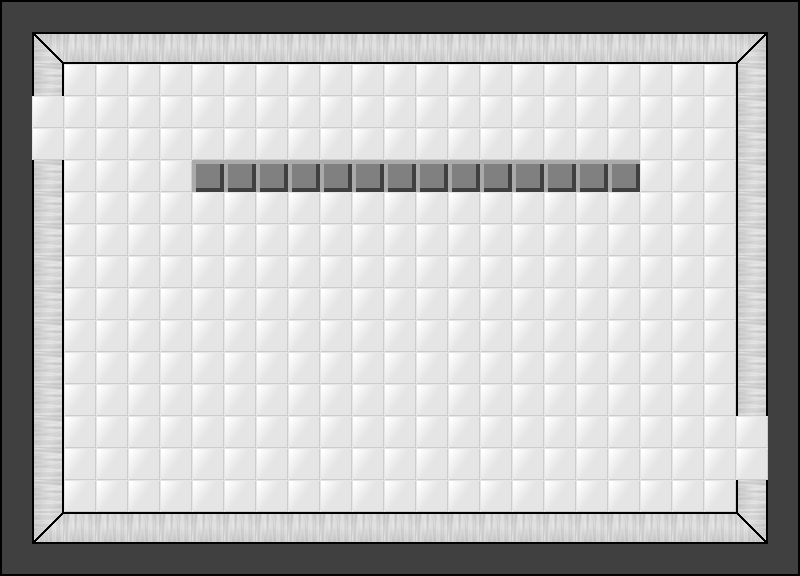

Below is a game level as drawn by its tile map, then a one-line description and the .tmx that defines it (tile-layer data replaced by summaries):
An orthogonal 25x18 tile map with 32x32 px tiles, 2 tile layers (Tile Layer 2, Tile Layer 1) and 155 objects (71x pit, 63x conveyor, 12x hiddenpit, 5x blade, 2x door, ...).

<map version="1.0" orientation="orthogonal" width="25" height="18" tilewidth="32" tileheight="32">
 <tileset firstgid="1" name="room_tileset" tilewidth="32" tileheight="32">
  <image source="../graphics/room_tileset.png" width="192" height="256" />
 </tileset>
 <layer name="Tile Layer 2" width="25" height="18">
  <data>[450 cells, 450 non-empty, 1 distinct tile ids]</data>
 </layer>
 <layer name="Tile Layer 1" width="25" height="18">
  <data>[450 cells, 166 non-empty, 15 distinct tile ids]</data>
 </layer>
 <objectgroup name="Object Layer 1" width="25" height="18">
  <object x="736" y="384" height="64" />
  <object type="door" x="32" y="96" width="32" height="64" />
  <object type="door" x="736" y="416" width="32" height="64" />
  <object type="blade" x="672" y="64" width="32" height="32" />
  <object type="pit" x="704" y="128" width="32" height="32" />
  <object type="pit" x="704" y="160" width="32" height="32" />
  <object type="pit" x="704" y="192" width="32" height="32" />
  <object type="pit" x="704" y="224" width="32" height="32" />
  <object type="pit" x="704" y="256" width="32" height="32" />
  <object type="pit" x="704" y="288" width="32" height="32" />
  <object type="pit" x="704" y="320" width="32" height="32" />
  <object type="pit" x="704" y="352" width="32" height="32" />
  <object type="pit" x="704" y="384" width="32" height="32" />
  <object type="pit" x="704" y="96" width="32" height="32" />
  <object type="pit" x="704" y="64" width="32" height="32" />
  <object type="conveyor" x="160" y="192" width="32" height="32">
   <properties>
    <property name="dir" value="n" />
   </properties>
  </object>
  <object type="pit" x="192" y="224" width="32" height="32" />
  <object type="pit" x="192" y="192" width="32" height="32" />
  <object type="pit" x="192" y="288" width="32" height="32" />
  <object type="pit" x="192" y="352" width="32" height="32" />
  <object type="pit" x="192" y="256" width="32" height="32" />
  <object type="pit" x="192" y="384" width="32" height="32" />
  <object type="pit" x="192" y="320" width="32" height="32" />
  <object type="hiddenpit" x="448" y="448" width="32" height="32" />
  <object type="hiddenpit" x="416" y="416" width="32" height="32" />
  <object type="hiddenpit" x="384" y="384" width="32" height="32" />
  <object type="hiddenpit" x="640" y="160" width="32" height="32" />
  <object type="hiddenpit" x="640" y="256" width="32" height="32" />
  <object type="hiddenpit" x="640" y="384" width="32" height="32" />
  <object type="pit" x="224" y="192" width="32" height="32" />
  <object type="pit" x="224" y="384" width="32" height="32" />
  <object type="pit" x="224" y="224" width="32" height="32" />
  <object type="pit" x="224" y="256" width="32" height="32" />
  <object type="pit" x="224" y="352" width="32" height="32" />
  <object type="pit" x="224" y="288" width="32" height="32" />
  <object type="pit" x="224" y="320" width="32" height="32" />
  <object type="pit" x="256" y="192" width="32" height="32" />
  <object type="pit" x="256" y="384" width="32" height="32" />
  <object type="pit" x="256" y="224" width="32" height="32" />
  <object type="pit" x="256" y="256" width="32" height="32" />
  <object type="pit" x="256" y="352" width="32" height="32" />
  <object type="pit" x="256" y="288" width="32" height="32" />
  <object type="pit" x="256" y="320" width="32" height="32" />
  <object type="pit" x="288" y="192" width="32" height="32" />
  <object type="pit" x="288" y="384" width="32" height="32" />
  <object type="pit" x="288" y="224" width="32" height="32" />
  <object type="pit" x="288" y="256" width="32" height="32" />
  <object type="pit" x="288" y="352" width="32" height="32" />
  <object type="pit" x="288" y="288" width="32" height="32" />
  <object type="pit" x="288" y="320" width="32" height="32" />
  <object type="pit" x="320" y="192" width="32" height="32" />
  <object type="pit" x="320" y="384" width="32" height="32" />
  <object type="pit" x="320" y="224" width="32" height="32" />
  <object type="pit" x="320" y="256" width="32" height="32" />
  <object type="pit" x="320" y="352" width="32" height="32" />
  <object type="pit" x="320" y="288" width="32" height="32" />
  <object type="pit" x="320" y="320" width="32" height="32" />
  <object type="pit" x="352" y="192" width="32" height="32" />
  <object type="pit" x="352" y="384" width="32" height="32" />
  <object type="pit" x="352" y="224" width="32" height="32" />
  <object type="pit" x="352" y="256" width="32" height="32" />
  <object type="pit" x="352" y="352" width="32" height="32" />
  <object type="pit" x="352" y="288" width="32" height="32" />
  <object type="pit" x="352" y="320" width="32" height="32" />
  <object type="laser" x="416" y="192" width="32" height="32" />
  <object type="pit" x="384" y="192" width="32" height="32" />
  <object type="pit" x="384" y="320" width="32" height="32" />
  <object type="pit" x="384" y="288" width="32" height="32" />
  <object type="pit" x="384" y="256" width="32" height="32" />
  <object type="pit" x="384" y="352" width="32" height="32" />
  <object type="pit" x="384" y="224" width="32" height="32" />
  <object type="pit" x="448" y="256" width="32" height="32" />
  <object type="pit" x="512" y="256" width="32" height="32" />
  <object type="pit" x="576" y="256" width="32" height="32" />
  <object type="pit" x="480" y="256" width="32" height="32" />
  <object type="pit" x="544" y="256" width="32" height="32" />
  <object type="pit" x="448" y="288" width="32" height="32" />
  <object type="pit" x="512" y="288" width="32" height="32" />
  <object type="pit" x="576" y="288" width="32" height="32" />
  <object type="pit" x="480" y="288" width="32" height="32" />
  <object type="pit" x="544" y="288" width="32" height="32" />
  <object type="pit" x="608" y="256" width="32" height="32" />
  <object type="pit" x="608" y="288" width="32" height="32" />
  <object type="hiddenpit" x="448" y="352" width="32" height="32" />
  <object type="conveyor" x="448" y="224" width="32" height="32">
   <properties>
    <property name="dir" value="w" />
   </properties>
  </object>
  <object type="hiddenpit" x="160" y="448" width="32" height="32" />
  <object type="hiddenpit" x="160" y="480" width="32" height="32" />
  <object type="blade" x="672" y="480" width="32" height="32" />
  <object type="hiddenpit" x="96" y="352" width="32" height="32" />
  <object type="hiddenpit" x="128" y="256" width="32" height="32" />
  <object type="hiddenpit" x="64" y="160" width="32" height="32" />
  <object type="blade" x="512" y="64" width="32" height="32" />
  <object type="blade" x="384" y="128" width="32" height="32" />
  <object type="blade" x="256" y="64" width="32" height="32" />
  <object type="conveyor" x="480" y="224" width="32" height="32">
   <properties>
    <property name="dir" value="w" />
   </properties>
  </object>
  <object type="conveyor" x="512" y="224" width="32" height="32">
   <properties>
    <property name="dir" value="w" />
   </properties>
  </object>
  <object type="conveyor" x="544" y="224" width="32" height="32">
   <properties>
    <property name="dir" value="w" />
   </properties>
  </object>
  <object type="conveyor" x="576" y="224" width="32" height="32">
   <properties>
    <property name="dir" value="w" />
   </properties>
  </object>
  <object type="conveyor" x="608" y="224" width="32" height="32">
   <properties>
    <property name="dir" value="w" />
   </properties>
  </object>
  <object type="conveyor" x="640" y="224" width="32" height="32">
   <properties>
    <property name="dir" value="w" />
   </properties>
  </object>
  <object type="conveyor" x="608" y="320" width="32" height="32">
   <properties>
    <property name="dir" value="w" />
   </properties>
  </object>
  </objectgroup>
</map>
<!-- 54 of 155 objects omitted -->
